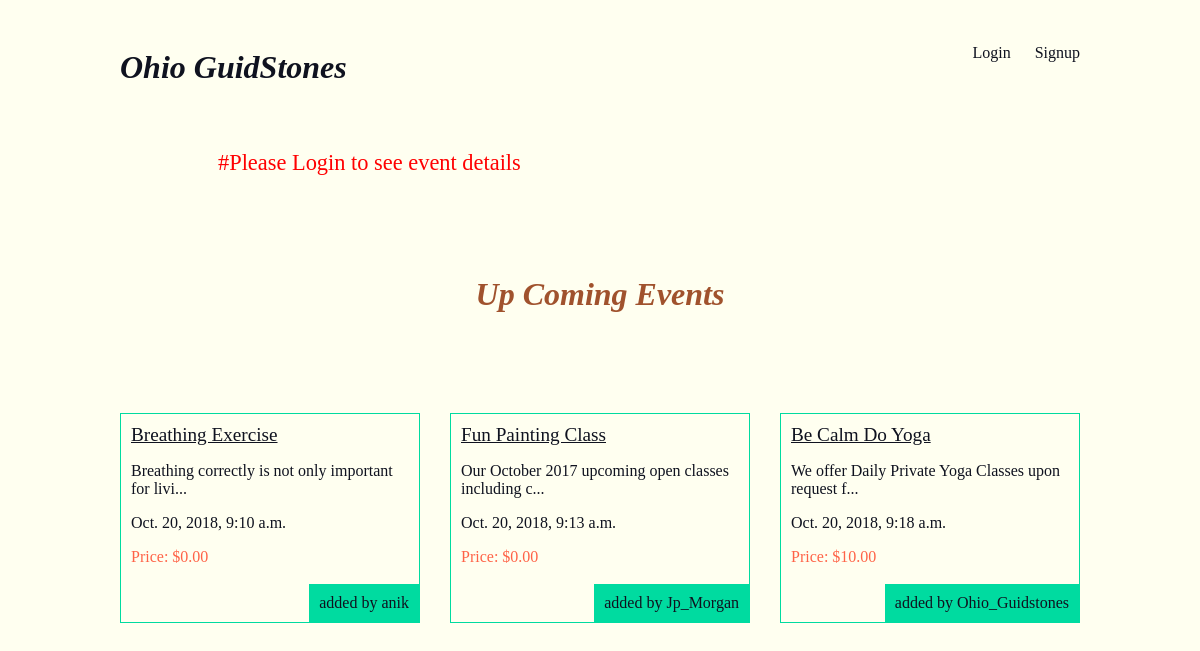
The app's page /articles/ with its own data.
### articles/models.py (models this page shows, shortened)
class Article(models.Model):
    title = models.CharField(max_length=100)
    slug = models.SlugField()
    body = models.TextField()
    date = models.DateTimeField(auto_now_add=True)
    picture = models.ImageField(default='default.png', blank=True)
    author = models.ForeignKey(User, default=None, on_delete=models.DO_NOTHING)
    phone = models.DecimalField(max_digits=10, decimal_places=0, default=None)
    price = models.DecimalField(max_digits=8, decimal_places=2, default=None)
    def snippet(self):
        return self.body[:50] + '...'

### articles/views.py (the view)
# urls.py: path('', article_views.article_list, name="home"),
def article_list(request):
    articles = Article.objects.all().order_by('date')
    return render(request, 'articles/article_list.html', {'articles': articles})

### articles/templates/articles/article_list.html
{% extends 'base_layout.html' %}
{% block content%}
    <h1>Up Coming Events</h1>
    <div class="articles">
    {% for article in articles %}
        <div class="article">
            <h2 class="t"><a href="{% url 'articles:detail' slug=article.slug %}">{{ article.title }}</a></h2>
            <p>{{ article.snippet }}</p>
            <p>{{ article.date }}</p>
            <p class="author">added by {{ article.author.username }}</p>
            <p class="pp">Price: ${{article.price}}</p>
        </div>
    {% endfor %}
    </div>
{% endblock %}

### templates/base_layout.html (shortened to what this page needs)
{% load static from staticfiles %}
<!DOCTYPE html>
<html>
    <head>
        <link rel="stylesheet" href="{% static 'styles.css' %}">
    </head>
    <body>
        <header class="wrapper">
            <h1><a href="{% url 'home' %}">Ohio GuidStones</a></h1>
            <nav>
                <ul>
                    {% if user.is_authenticated %}
                    <li>
                        <form class="logout-link" action="{% url 'accounts:logout' %}" method="post">
                            {% csrf_token %}
                            <button type="submit">Logout</button>
                        </form>
                    </li>
                    <li><a href="{% url 'articles:create' %}" class="highlight">New Post</a></li>
                    {% else %}
                    <li><a href="{% url 'accounts:login' %}">Login</a></li>
                    <li><a href="{% url 'accounts:signup' %}">Signup</a></li>
                    {% endif %}
                </ul>
            </nav>
        </header>
        {% if user.is_authenticated == False %}
          <div class="tt">
            <p class="req">#Please Login to see event details</p>
          </div>
        {% endif %}
        <div class="wrapper">
            {% block content %}
            {% endblock %}
        </div>
    </body>
</html>

### assets/styles.css (style rules this page uses)
body { background-color: #fffff0; background-repeat-y: no-repeat; color: #0f121f; }
body * { font-family: Ubuntu; color: #0f121f; }
h2, h3, h4, h5 { font-weight: normal; margin: 0; color: #0f121f; }
h1 { font-style: italic; font-weight: 600; color: #A0522D; }
a, a:hover, a:visited { color: #0f121f; text-decoration: none; }
.wrapper { max-width: 960px; margin: 0 auto; }
div.wrapper > h1 { text-align: center; margin: 100px auto; font-size: 2.4em color: #0f121f; }
header { display: grid; grid-template-columns: 1fr 1fr; padding: 20px 0; }
nav { justify-self: end; }
nav li { display: inline-block; list-style-type: none; margin-left: 20px; }
.articles { display: grid; grid-template-columns: 1fr 1fr 1fr; grid-gap: 30px; }
.article { padding: 10px; border: 1px solid #00dba0; position: relative; padding-bottom: 40px; }
.article h2 { font-size: 1.2em; color: #0f121f; }
.article .author { padding: 10px; background: #00dba0; position: absolute; right: 0; bottom: 0; margin: 0; color: #0f121f; }
.pp { color: #ff6347; }
.t { text-decoration: underline; }
.req { font-size: 1.4em; color: red; }
.tt { margin: auto 0; padding-left: 210px; }

### records on screen
Article: title "Breathing Exercise", snippet "Breathing correctly is not only important for livi...", date "Oct. 20, 2018, 9:10 a.m.", author.username "anik", price "0.00"
Article: title "Fun Painting Class", snippet "Our October 2017 upcoming open classes including c...", date "Oct. 20, 2018, 9:13 a.m.", author.username "Jp_Morgan", price "0.00"
Article: title "Be Calm Do Yoga", snippet "We offer Daily Private Yoga Classes upon request f...", date "Oct. 20, 2018, 9:18 a.m.", author.username "Ohio_Guidstones", price "10.00"
